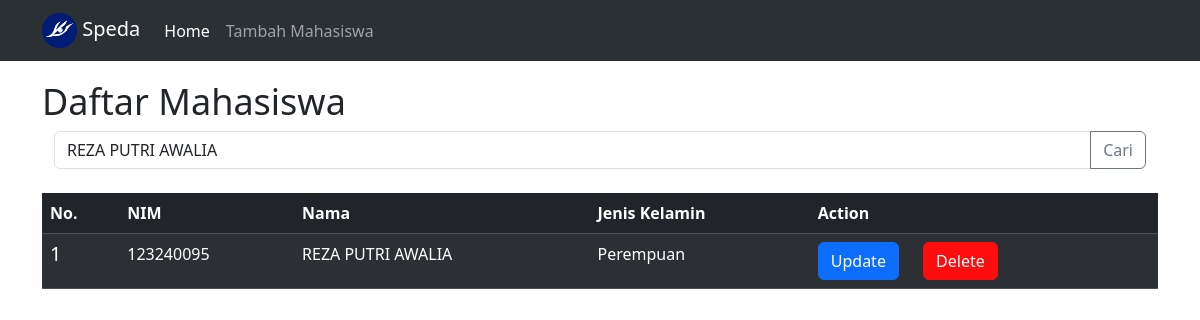
/index.php?keyword=REZA PUTRI AWALIA, run on the app's committed database.
### tables this page shows
CREATE TABLE `mahasiswa` (
  `id` int(11) NOT NULL,
  `nim` varchar(100) DEFAULT NULL,
  `nama` varchar(100) DEFAULT NULL,
  `jenis_kelamin` varchar(100) DEFAULT NULL,
  `created_at` datetime DEFAULT current_timestamp() ON UPDATE current_timestamp()
);

### index.php (the view, shortened to what this page needs)
<?php
require(__DIR__ . "/koneksi.php");
$keyword = $_GET['keyword'] ?? '';
if ($keyword !== '') {
    $stmt = $connection->prepare("SELECT * FROM mahasiswa WHERE nama LIKE ?");
    $cari = "%{$keyword}%";
    $stmt->bind_param("s", $cari);
    $stmt->execute();
    $hasil = $stmt->get_result();
} else {
    $hasil = $connection->query("SELECT * FROM mahasiswa");
}
?>
<!doctype html>
<html lang="en">
  <head>
    <link href="https://cdn.jsdelivr.net/npm/bootstrap@5.3.8/dist/css/bootstrap.min.css" rel="stylesheet">
    <link rel="stylesheet" href="style.css">
  </head>
  <body>
        <nav class="navbar fixed-top navbar-expand-lg bg-body-tertiary" data-bs-theme="dark">
            <div class="container-md">
            <a class="navbar-brand" href="#">
                <img src="eyes.png" alt="Logo" width="35" height="35" class="d-inline-block align-text-center">
                Speda
            </a>
            <div class="collapse navbar-collapse" id="navbarNavAltMarkup">
            <div class="navbar-nav">
                <a href="index.php" class="nav-link active" aria-current="page" href="#">Home</a>
                <a href="tambahmahasiswa.php" class="nav-link" href="#">Tambah Mahasiswa</a>
            </div>
            </div>
        </div>
        </nav>
        <div class="container-md">
            <p class="h1">Daftar Mahasiswa</p>
        </div>
        <div class="container-md">
            <form class="container-fluid">
                <div class="input-group">
                    <input type="text" class="form-control" placeholder="Cari Mahasiswa" name="keyword" aria-label="Cari Mahasiswa" value="<?= htmlspecialchars($keyword) ?>"/>
                    <button class="btn btn-outline-secondary" type="submit">Cari</button>
                </div>
            </form>
        </div>
        <br>
        <div class="container-md">
            <table class="table table-dark table-striped">
                <thead>
                    <tr>
                    <th scope="col">No.</th>
                    <th scope="col">NIM</th>
                    <th scope="col">Nama</th>
                    <th scope="col">Jenis Kelamin</th>
                    <th scope="col">Action</th>
                    </tr>
                </thead>
                <tbody>
                    <?php
                    if ($hasil && $hasil->num_rows > 0) {
                        $no = 1;
                        while ($row = $hasil->fetch_assoc()) {
                            ?>
                            <tr>
                                <td><h5><?= $no ?></h5></td>
                                <td><?= htmlspecialchars($row['nim']) ?></td>
                                <td><?= htmlspecialchars($row['nama']) ?></td>
                                <td><?= htmlspecialchars($row['jenis_kelamin']) ?></td>
                                <td>
                                    <a href="update.php?id=<?= $row['id'] ?>" class="btn btn-primary1">Update</a>
                                    <button class="btn btn-primary2" type="button" data-bs-toggle="modal" data-bs-target="#hapus<?= $row['id'] ?>">Delete</button>
                                </td>
                            </tr>
                            <?php
                            $no++;
                        }
                    } else {
                        echo "<tr><td colspan='5' class='text-center'>Tidak ada data.</td></tr>";
                    }
                    ?>
                </tbody>
            </table>
        </div>
  </body>
</html>

### style.css (style rules this page uses)
.h1 { font-size: 36px; color: #212529; margin-top: 10vh; }
.btn-primary1 { background-color: #0d6efd; border-color: #0d6efd; margin-right: 10px; color: white; }
.btn-primary2 { background-color: #fd0d0d; border-color: #fd0d0d; color: white; margin-left: 10px; }

### data on the page
mahasiswa: nim "123240095", nama "REZA PUTRI AWALIA", jenis_kelamin "Perempuan"
